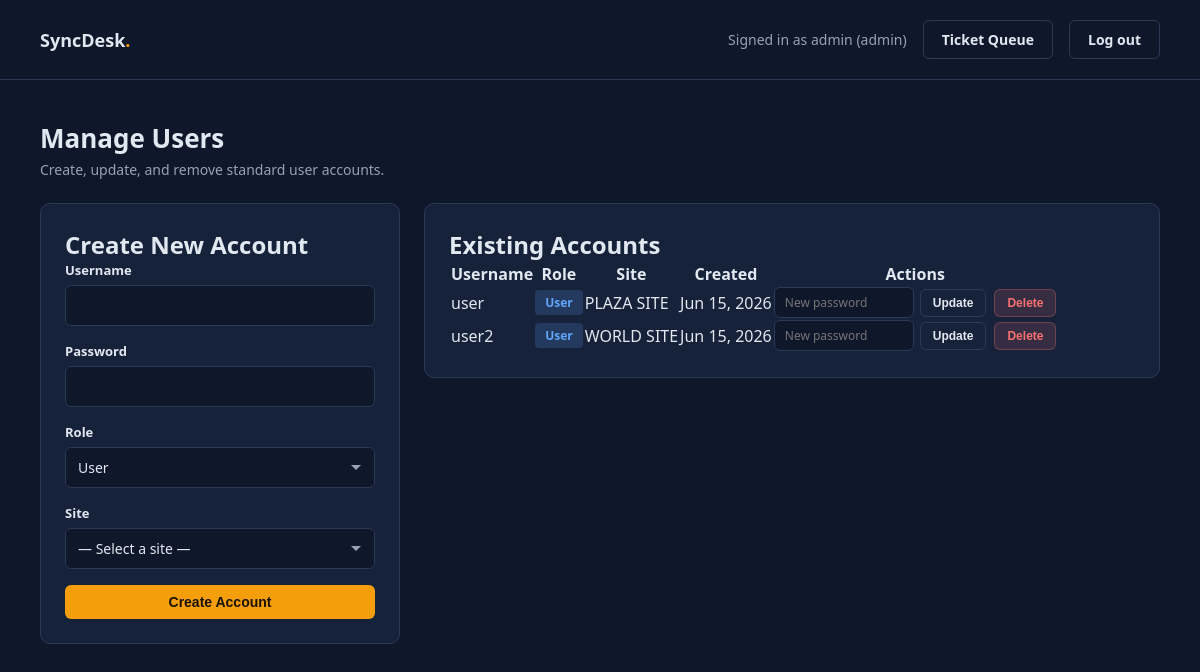
Page /manage_users.php (signed in) on the committed database.
### tables this page shows
CREATE TABLE `users` (
  `id` int(11) NOT NULL,
  `username` varchar(50) NOT NULL,
  `password` varchar(255) NOT NULL,
  `role` enum('user','admin','super_admin') NOT NULL DEFAULT 'user',
  `site` varchar(15) NOT NULL,
  `created_at` timestamp NOT NULL DEFAULT current_timestamp()
);

### manage_users.php (the view, shortened to what this page needs)
<?php
$currentRole = $_SESSION['role'];
$isSuperAdmin = $currentRole === 'super_admin';
$manageableRoles = $isSuperAdmin ? ['user', 'admin', 'super_admin'] : ['user'];
$conn = getDBConnection();
if ($isSuperAdmin) {
    $usersResult = $conn->query("SELECT id, username, role, site, created_at FROM users ORDER BY role, username");
} else {
    $usersResult = $conn->query("SELECT id, username, role, site, created_at FROM users WHERE role = 'user' ORDER BY username");
}
function roleBadge($role) {
    $map = [
        'user' => 'badge-user',
        'admin' => 'badge-admin',
        'super_admin' => 'badge-super',
    ];
    $labels = [
        'user' => 'User',
        'admin' => 'Admin',
        'super_admin' => 'Super Admin',
    ];
    $class = $map[$role] ?? 'badge-user';
    return '<span class="badge ' . $class . '">' . htmlspecialchars($labels[$role] ?? $role) . '</span>';
}
?>
<!DOCTYPE html>
<html lang="en">
<head>
    <link rel="stylesheet" href="assets/css/base.css">
    <link rel="stylesheet" href="responsive.css">
</head>
<body>
    <header>
        <a href="index.php" class="logo">SyncDesk<span>.</span></a>
        <nav>
            <span>Signed in as <?php echo htmlspecialchars($_SESSION['username']); ?> (<?php echo htmlspecialchars($_SESSION['role']); ?>)</span>
            <a href="admin_dashboard.php" class="btn btn-ghost">Ticket Queue</a>
            <a href="logout.php" class="btn btn-ghost">Log out</a>
        </nav>
    </header>
    <main>
        <div class="page-head">
            <h1>Manage Users</h1>
            <p>
                <?php if ($isSuperAdmin): ?>
                    Create, update, and remove accounts across all roles.
                <?php else: ?>
                    Create, update, and remove standard user accounts.
                <?php endif; ?>
            </p>
        </div>
        <div class="grid-2">
            <div class="card">
                <h2>Create New Account</h2>
                <form method="POST" action="">
                    <div class="form-group">
                        <label for="username">Username</label>
                        <input type="text" id="username" name="username" required>
                    </div>
                    <div class="form-group">
                        <label for="password">Password</label>
                        <input type="password" id="password" name="password" required minlength="6">
                    </div>
                    <div class="form-group">
                        <label for="role">Role</label>
                        <select id="role" name="role" required>
                            <?php foreach ($manageableRoles as $r): ?>
                                <option value="<?php echo $r; ?>">
                                    <?php
                                        $labels = ['user' => 'User', 'admin' => 'Admin', 'super_admin' => 'Super Admin'];
                                        echo $labels[$r];
                                    ?>
                                </option>
                            <?php endforeach; ?>
                        </select>
                    </div>
                    <div class="form-group">
                        <label for="site">Site</label>
                        <select id="site" name="site">
                            <option value="">— Select a site —</option>
                        </select>
                    </div>
                    <button type="submit" class="btn btn-primary" style="width: 100%;">Create Account</button>
                </form>
            </div>
            <div class="card">
                <h2>Existing Accounts</h2>
                <?php if ($usersResult->num_rows === 0): ?>
                    <div class="empty">No accounts found.</div>
                <?php else: ?>
                    <table>
                        <thead>
                            <tr>
                                <th>Username</th>
                                <th>Role</th>
                                <th>Site</th>
                                <th>Created</th>
                                <th>Actions</th>
                            </tr>
                        </thead>
                        <tbody>
                            <?php while ($u = $usersResult->fetch_assoc()): ?>
                            <tr>
                                <td><?php echo htmlspecialchars($u['username']); ?></td>
                                <td><?php echo roleBadge($u['role']); ?></td>
                                <td><?php echo htmlspecialchars($u['site'] ?? '—'); ?></td>
                                <td><?php echo htmlspecialchars(date('M d, Y', strtotime($u['created_at']))); ?></td>
                                <td>
                                    <div class="row-actions">
                                        <form method="POST" action="">
                                            <input type="password" name="new_password" placeholder="New password" minlength="6" required>
                                            <button type="submit" class="btn btn-ghost btn-sm">Update</button>
                                        </form>
                                        <?php if ((int)$u['id'] !== (int)$_SESSION['user_id']): ?>
                                        <form method="POST" action="" onsubmit="return confirm('Delete user &quot;<?php echo htmlspecialchars($u['username'], ENT_QUOTES); ?>&quot;? This cannot be undone.');">
                                            <button type="submit" class="btn btn-danger btn-sm">Delete</button>
                                        </form>
                                        <?php endif; ?>
                                    </div>
                                </td>
                            </tr>
                            <?php endwhile; ?>
                        </tbody>
                    </table>
                <?php endif; ?>
            </div>
        </div>
    </main>
</body>
</html>

### assets/css/base.css (style rules this page uses)
:root { --bg: #0F172A; --bg-soft: #16213A; --accent: #F59E0B; --accent-soft: #FCD34D; --text: #E2E8F0; --text-dim: #94A3B8; --line: #2A3A56; --danger: #F87171; --success: #4ADE80; --blue: #60A5FA; --purple: #C084FC; }
* { margin: 0; padding: 0; box-sizing: border-box; }
body { font-family: 'Segoe UI', system-ui, Arial, sans-serif; background: var(--bg); color: var(--text); }
a { text-decoration: none; color: inherit; }
header { display: flex; align-items: center; justify-content: space-between; padding: 20px 40px; border-bottom: 1px solid var(--line); flex-wrap: wrap; gap: 12px; }
.logo { font-size: 18px; font-weight: 800; }
.logo span { color: var(--accent); }
nav { display: flex; align-items: center; gap: 16px; font-size: 14px; color: var(--text-dim); flex-wrap: wrap; }
.btn { display: inline-block; padding: 9px 18px; border-radius: 6px; font-size: 14px; font-weight: 600; transition: background .2s, transform .15s; border: none; cursor: pointer; }
.btn-primary { background: var(--accent); color: #1A1300; }
.btn-ghost { border: 1px solid var(--line); color: var(--text); background: transparent; }
.btn-danger { background: rgba(248, 113, 113, 0.15); color: var(--danger); border: 1px solid rgba(248, 113, 113, 0.3); }
.btn-sm { padding: 6px 12px; font-size: 12px; }
.card { background: var(--bg-soft); border: 1px solid var(--line); border-radius: 10px; padding: 24px; }
.form-group { margin-bottom: 16px; }
label { display: block; margin-bottom: 6px; font-size: 13px; font-weight: 600; }
input[type="text"], input[type="password"], input[type="datetime-local"], textarea, select { width: 100%; padding: 10px 12px; border: 1px solid var(--line); border-radius: 6px; font-size: 14px; background: var(--bg); color: var(--text); outline: none; font-family: inherit; transition: border-color .2s; }
select { appearance: none; background-repeat: no-repeat; background-position: right 12px center; padding-right: 36px; }
.badge { display: inline-block; padding: 4px 10px; border-radius: 4px; font-size: 12px; font-weight: 700; }
.badge-user { background: rgba(96, 165, 250, 0.18); color: var(--blue); }
.page-head h1 { font-size: 26px; margin-bottom: 4px; }
.page-head p { color: var(--text-dim); font-size: 14px; margin-bottom: 24px; }

### responsive.css (style rules this page uses)
html, body { min-width: 0; }
body { overflow-x: hidden; }
header { min-width: 0; }
header nav { min-width: 0; }
main { width: 100%; max-width: 1200px; }
input, select, textarea, button { max-width: 100%; }
.grid-2, .detail-grid { min-width: 0; }
.card, .stat-card, .login-box, form { min-width: 0; }

### manage_users.php (style rules this page uses)
main { max-width: 1100px; margin: 0 auto; padding: 40px; }
.grid-2 { display: grid; grid-template-columns: 360px 1fr; gap: 24px; align-items: start; }
.row-actions { display: flex; gap: 8px; align-items: center; flex-wrap: wrap; }
.row-actions form { display: flex; gap: 6px; align-items: center; }
.row-actions input[type="password"] { width: 140px; padding: 6px 10px; font-size: 12px; }

### rows in the picture
users: username "user", role "User", site "PLAZA SITE", created_at "Jun 15, 2026"
users: username "user2", role "User", site "WORLD SITE", created_at "Jun 15, 2026"

### other values in the picture
$_SESSION['username'] "admin"
$_SESSION['role'] "admin"
form field role "User"
